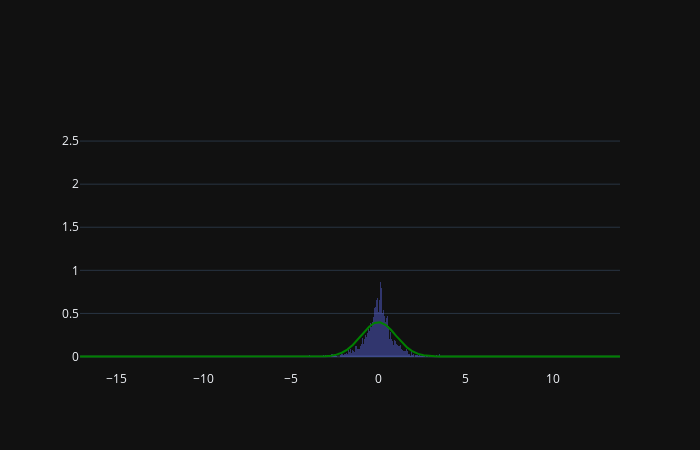

The notebook cell this image was saved under:
### Code cell
hist_fig(returns, bins=10000)
